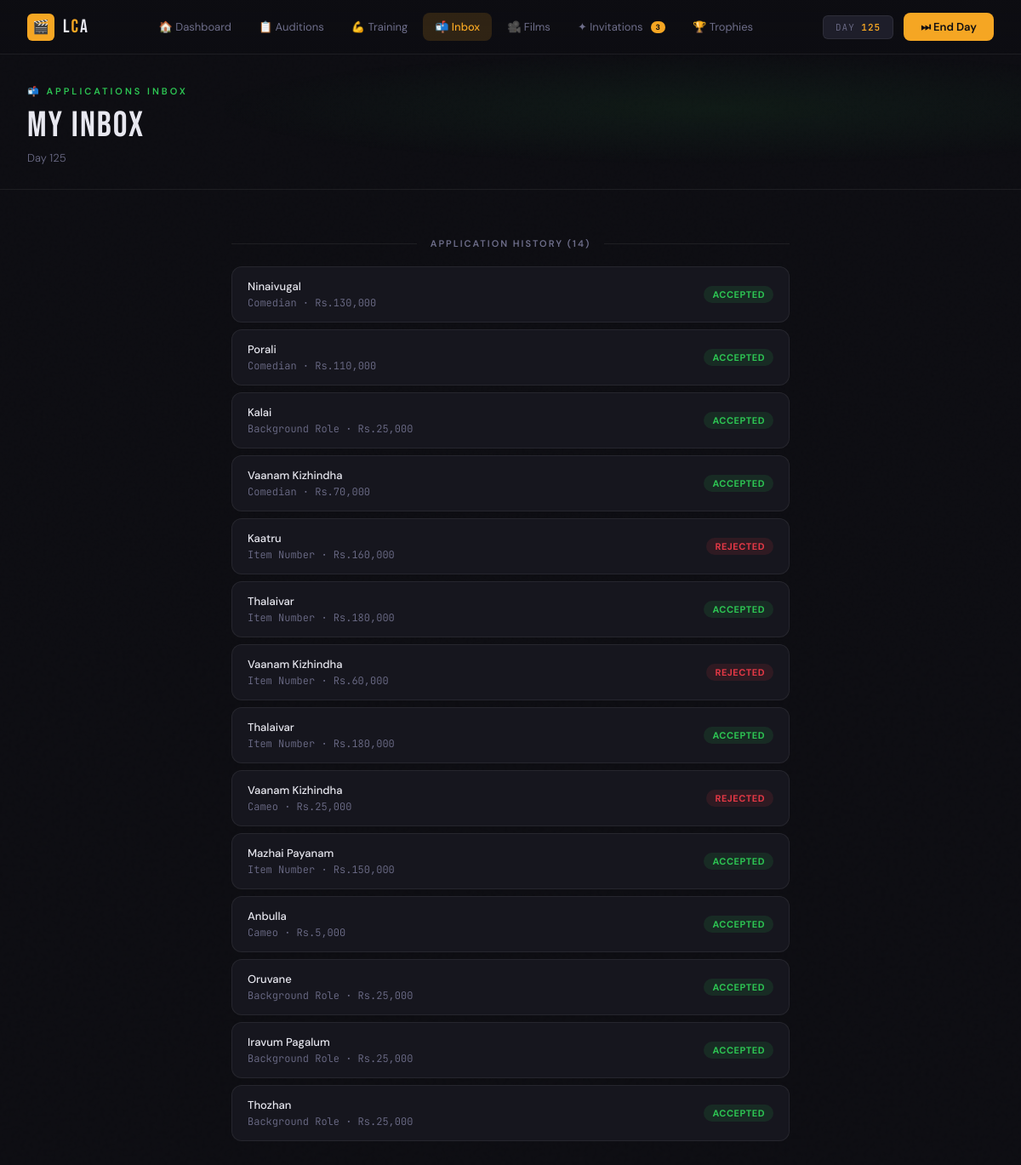
/applications/1, run on the app's committed database.
### app.py (models this page shows)
class Actor(db.Model):
    id              = db.Column(db.Integer, primary_key=True)
    name            = db.Column(db.String(80), nullable=False)
    industry        = db.Column(db.String(20))
    persona         = db.Column(db.String(30))
    funds           = db.Column(db.Integer, default=50000)
    energy          = db.Column(db.Integer, default=100)
    fame            = db.Column(db.Integer, default=5)
    game_day        = db.Column(db.Integer, default=1)
    acting_skill    = db.Column(db.Integer, default=10)
    screen_presence = db.Column(db.Integer, default=10)
    looks           = db.Column(db.Integer, default=10)
    dialogue        = db.Column(db.Integer, default=10)
    dancing         = db.Column(db.Integer, default=10)
    connections     = db.Column(db.Integer, default=0)
    fitness         = db.Column(db.Integer, default=10)
    resilience      = db.Column(db.Integer, default=10)
    credibility     = db.Column(db.Integer, default=80)
    is_tired        = db.Column(db.Boolean, default=False)
    tired_days_left = db.Column(db.Integer, default=0)

class JobApplication(db.Model):
    id           = db.Column(db.Integer, primary_key=True)
    actor_id     = db.Column(db.Integer, db.ForeignKey('actor.id'), nullable=False)
    movie_title  = db.Column(db.String(100))
    role_type    = db.Column(db.String(50))
    genre        = db.Column(db.String(30))
    salary       = db.Column(db.Integer)
    director     = db.Column(db.String(80))
    role_tier    = db.Column(db.String(2))
    shoot_days   = db.Column(db.Integer)
    status       = db.Column(db.String(20), default='applied')

### app.py (the view)
@app.route('/applications/<int:actor_id>')
def applications(actor_id):
    actor = db.get_or_404(Actor, actor_id)
    story_beat_id = request.args.get('story_beat_id', type=int)
    story_beat    = StoryBeat.query.get(story_beat_id) if story_beat_id else None
    offers = JobApplication.query.filter_by(
        actor_id=actor_id, status='offered'
    ).all()
    all_applications = JobApplication.query.filter_by(
        actor_id=actor_id
    ).order_by(JobApplication.id.desc()).all()
    invite_count = Invitation.query.filter_by(
        actor_id=actor_id, is_active=True
    ).filter(Invitation.expires_day >= actor.game_day).count()
    return render_template(
        'applications.html',
        actor=actor,
        offers=offers,
        invite_count=invite_count,
        story_beat=story_beat,
        all_applications=all_applications
    )

### templates/applications.html (shortened to what this page needs)
{% extends "base.html" %}
{% block nav_inbox %}active{% endblock %}
{% block content %}
<div class="page-hero">
  <div class="page-label">📬 Applications Inbox</div>
  <div class="page-title">My Inbox</div>
  <div class="page-sub">
    Day {{ actor.game_day }}
  </div>
</div>
<div class="content-wrap">
  {% if all_applications %}
  <div class="section-divider">
    <div class="section-divider-line"></div>
    <div class="section-divider-text">Application History ({{ all_applications|length }})</div>
    <div class="section-divider-line"></div>
  </div>
  {% for app in all_applications %}
  <div class="history-item">
    <div>
      <div class="history-title">{{ app.movie_title }}</div>
      <div class="history-sub">{{ app.role_type }} · Rs.{{ "{:,}".format(app.salary) }}</div>
    </div>
    <span class="badge
      {% if app.status == 'accepted' %}badge-green
      {% elif app.status == 'offered' %}badge-gold
      {% elif app.status == 'rejected' %}badge-red
      {% elif app.status == 'applied' %}badge-blue
      {% else %}badge-muted{% endif %}">
      {{ app.status|upper }}
    </span>
  </div>
  {% endfor %}
  {% endif %}
</div>
{% endblock %}

### templates/base.html (shortened to what this page needs)
<!DOCTYPE html>
<html lang="en">
<head>
</head>
<body>
<div class="page">
{% block nav %}
{% if actor is defined %}
<nav class="nav">
  <a href="/dashboard/{{ actor.id }}" class="nav-logo">
    <div class="nav-logo-icon">🎬</div>
    <div class="nav-logo-text">L<span>C</span>A</div>
  </a>
  <div class="nav-links">
    <a href="/dashboard/{{ actor.id }}"    class="nav-link {% block nav_dash %}{% endblock %}">🏠 Dashboard</a>
    <a href="/job-board/{{ actor.id }}"    class="nav-link {% block nav_jobs %}{% endblock %}">📋 Auditions</a>
    <a href="/training/{{ actor.id }}"     class="nav-link {% block nav_train %}{% endblock %}">💪 Training</a>
    <a href="/applications/{{ actor.id }}" class="nav-link {% block nav_inbox %}{% endblock %}">
      📬 Inbox
    </a>
    <a href="/films/{{ actor.id }}"        class="nav-link {% block nav_films %}{% endblock %}">🎥 Films</a>
    <a href="/invitations/{{ actor.id }}"
        class="nav-link {% block nav_invites %}{% endblock %}">
      ✦ Invitations
      {% if invite_count is defined and invite_count > 0 %}
    <span class="nav-badge" style="background:var(--gold);color:#0D0D12;">
      {{ invite_count }}
    </span>
  {% endif %}
</a>
<a href="/milestones/{{ actor.id }}"
   class="nav-link {% block nav_trophies %}{% endblock %}">
  🏆 Trophies
</a>
  </div>
  <div class="nav-right">
    <div class="nav-day">DAY <span>{{ actor.game_day }}</span></div>
    <form action="/rest/{{ actor.id }}" method="POST">
      <button type="submit" class="end-day-btn">⏭ End Day</button>
    </form>
  </div>
</nav>
{% endif %}
{% endblock %}
{% block content %}{% endblock %}
</div>
</body>
</html>

### templates/base.html (style rules this page uses)
:root { --bg: #0D0D12; --surface: #16161E; --surface2: #1E1E2A; --border: rgba(255,255,255,0.07); --gold: #F5A623; --gold-dim: rgba(245,166,35,0.15); --gold-glow: rgba(245,166,35,0.3); --red: #E63946; --red-dim: rgba(230,57,70,0.15); --green: #2DC653; --green-dim: rgba(45,198,83,0.12); --blue: #4A90D9; --blue-dim: rgba(74,144,217,0.15); --purple: #9B59B6; --teal: #1ABC9C; --text: #E8E8F0; --text-muted: #6E6E8A; --text-dim: #3A3A52; }
*, *::before, *::after { box-sizing: border-box; margin: 0; padding: 0; }
body { background: var(--bg); color: var(--text); font-family: 'DM Sans', sans-serif; font-weight: 300; min-height: 100vh; overflow-x: hidden; }
body::before { content: ''; position: fixed; inset: 0; pointer-events: none; z-index: 0; opacity: 0.4; }
.nav { position: sticky; top: 0; z-index: 100; background: linear-gradient(180deg, rgba(13,13,18,0.98) 0%, rgba(13,13,18,0.85) 100%); backdrop-filter: blur(20px); -webkit-backdrop-filter: blur(20px); border-bottom: 1px solid var(--border); padding: 0 32px; height: 64px; display: flex; align-items: center; justify-content: space-between; gap: 16px; }
.nav-logo { display: flex; align-items: center; gap: 10px; text-decoration: none; flex-shrink: 0; }
.nav-logo-icon { width: 32px; height: 32px; background: var(--gold); border-radius: 6px; display: flex; align-items: center; justify-content: center; font-size: 16px; }
.nav-logo-text { font-family: 'Bebas Neue', sans-serif; font-size: 22px; letter-spacing: 2px; color: var(--text); }
.nav-logo-text span { color: var(--gold); }
.nav-links { display: flex; align-items: center; gap: 4px; flex: 1; justify-content: center; }
.nav-link { padding: 8px 14px; border-radius: 8px; font-size: 13px; font-weight: 400; color: var(--text-muted); text-decoration: none; display: flex; align-items: center; gap: 7px; transition: all 0.2s; white-space: nowrap; }
.nav-link.active { background: var(--gold-dim); color: var(--gold); font-weight: 500; }
.nav-badge { background: var(--red); color: white; font-size: 9px; font-weight: 700; padding: 1px 6px; border-radius: 8px; margin-left: 2px; }
.nav-right { display: flex; align-items: center; gap: 12px; flex-shrink: 0; }
.nav-day { font-family: 'JetBrains Mono', monospace; font-size: 11px; color: var(--text-muted); background: var(--surface2); border: 1px solid var(--border); padding: 6px 14px; border-radius: 6px; letter-spacing: 1px; white-space: nowrap; }
.nav-day span { color: var(--gold); font-weight: 600; }
.end-day-btn { background: var(--gold); color: #0D0D12; border: none; padding: 8px 20px; border-radius: 8px; font-family: 'DM Sans', sans-serif; font-size: 13px; font-weight: 600; cursor: pointer; display: flex; align-items: center; gap: 8px; transition: all 0.2s; white-space: nowrap; }
.page { position: relative; z-index: 1; }
.badge { display: inline-flex; align-items: center; font-size: 11px; font-weight: 700; padding: 3px 10px; border-radius: 99px; letter-spacing: 0.5px; text-transform: uppercase; }
.badge-green { background: rgba(45,198,83,0.12); color: var(--green); }
.badge-red { background: rgba(230,57,70,0.12); color: var(--red); }

### templates/applications.html (style rules this page uses)
.page-hero { padding: 36px 32px 28px; border-bottom: 1px solid var(--border); background: radial-gradient(ellipse at 70% 40%, rgba(45,198,83,0.07) 0%, transparent 50%); }
.page-label { font-size: 11px; font-weight: 600; letter-spacing: 3px; text-transform: uppercase; color: var(--green); margin-bottom: 8px; }
.page-title { font-family: 'Bebas Neue', sans-serif; font-size: 42px; letter-spacing: 2px; color: var(--text); }
.page-sub { font-size: 13px; color: var(--text-muted); margin-top: 4px; }
.content-wrap { max-width: 720px; margin: 0 auto; padding: 28px 32px; }
.history-item { background: var(--surface); border: 1px solid var(--border); border-radius: 12px; padding: 14px 18px; display: flex; justify-content: space-between; align-items: center; margin-bottom: 8px; transition: all 0.2s; }
.history-title { font-size: 13px; font-weight: 500; margin-bottom: 3px; }
.history-sub { font-size: 12px; color: var(--text-muted); font-family: 'JetBrains Mono', monospace; }
.section-divider { display: flex; align-items: center; gap: 16px; margin: 28px 0 20px; }
.section-divider-line { flex: 1; height: 1px; background: var(--border); }
.section-divider-text { font-size: 11px; font-weight: 600; letter-spacing: 2px; text-transform: uppercase; color: var(--text-muted); white-space: nowrap; }

### data on the page
Actor: game_day "125"
JobApplication: movie_title "Ninaivugal", role_type "Comedian", salary "130,000", status "ACCEPTED"
JobApplication: movie_title "Porali", role_type "Comedian", salary "110,000", status "ACCEPTED"
JobApplication: movie_title "Kalai", role_type "Background Role", salary "25,000", status "ACCEPTED"
JobApplication: movie_title "Vaanam Kizhindha", role_type "Comedian", salary "70,000", status "ACCEPTED"
JobApplication: movie_title "Kaatru", role_type "Item Number", salary "160,000", status "REJECTED"
JobApplication: movie_title "Thalaivar", role_type "Item Number", salary "180,000", status "ACCEPTED"
JobApplication: movie_title "Vaanam Kizhindha", role_type "Item Number", salary "60,000", status "REJECTED"
JobApplication: movie_title "Thalaivar", role_type "Item Number", salary "180,000", status "ACCEPTED"
JobApplication: movie_title "Vaanam Kizhindha", role_type "Cameo", salary "25,000", status "REJECTED"
JobApplication: movie_title "Mazhai Payanam", role_type "Item Number", salary "150,000", status "ACCEPTED"
JobApplication: movie_title "Anbulla", role_type "Cameo", salary "5,000", status "ACCEPTED"
JobApplication: movie_title "Oruvane", role_type "Background Role", salary "25,000", status "ACCEPTED"
JobApplication: movie_title "Iravum Pagalum", role_type "Background Role", salary "25,000", status "ACCEPTED"
JobApplication: movie_title "Thozhan", role_type "Background Role", salary "25,000", status "ACCEPTED"

### other printed values
{{ invite_count }} "3"
{{ all_applications|length }} "14"
